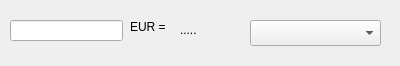
<?xml version="1.0" encoding="UTF-8"?>
<ui version="4.0">
 <class>Dialog</class>
 <widget class="QDialog" name="Dialog">
  <property name="geometry">
   <rect>
    <x>0</x>
    <y>0</y>
    <width>400</width>
    <height>66</height>
   </rect>
  </property>
  <property name="windowTitle">
   <string>Dialog</string>
  </property>
  <widget class="QLineEdit" name="inVrednost">
   <property name="geometry">
    <rect>
     <x>10</x>
     <y>20</y>
     <width>113</width>
     <height>21</height>
    </rect>
   </property>
  </widget>
  <widget class="QLabel" name="label">
   <property name="geometry">
    <rect>
     <x>130</x>
     <y>20</y>
     <width>56</width>
     <height>13</height>
    </rect>
   </property>
   <property name="text">
    <string>EUR = </string>
   </property>
  </widget>
  <widget class="QLabel" name="lbZnesek">
   <property name="geometry">
    <rect>
     <x>180</x>
     <y>20</y>
     <width>61</width>
     <height>20</height>
    </rect>
   </property>
   <property name="text">
    <string>.....</string>
   </property>
  </widget>
  <widget class="QComboBox" name="cbValuta">
   <property name="geometry">
    <rect>
     <x>250</x>
     <y>20</y>
     <width>131</width>
     <height>26</height>
    </rect>
   </property>
  </widget>
 </widget>
 <resources/>
 <connections/>
</ui>
